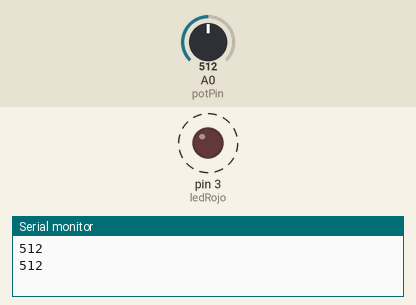
Simulated run of this sketch. Board: Arduino Uno, built with avr-gcc and run on an emulated ATmega328P. Shown: output pins drawn as LEDs (lit = HIGH), the last lines printed to the serial monitor. Dashed ring = blinking. The inputs (shaded band) are chosen by the test bench; at power-on: A0 (potPin) = 512.

Above: at 1.8 s.
1.9 s: A0 (potPin) set to 306
At 2.2 s:
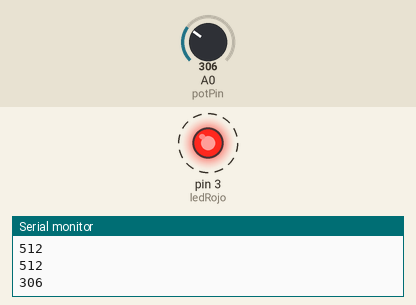
5.4 s: A0 (potPin) set to 122
At 5.56 s:
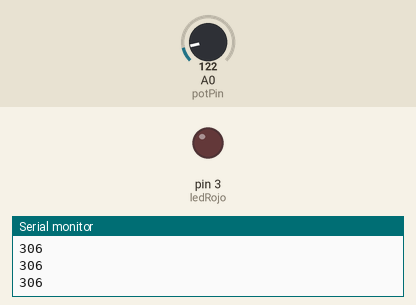
Timing chart, 0 to 14.9 s (numbered marks = the images above; inputs shaded):
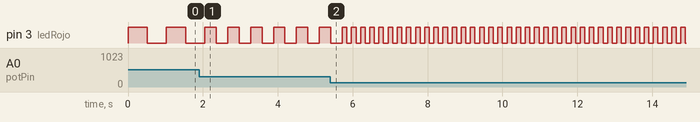

Measured:
- after the input at 1.9 s, pin 3 (ledRojo): alternates HIGH for 0.31 s and LOW for 0.31 s, starting after 0.46 s
- by itself, pin 3 (ledRojo): alternates HIGH for 0.51 s and LOW for 0.51 s

The sketch:

Variable_Blink.ino.ino
```cpp
int ledRojo = 3;
int potPin = A0;
int potValue = 0;

void setup()
{

  pinMode(ledRojo, OUTPUT);
  Serial.begin(9600);

}

void loop()
{

  potValue = analogRead(potPin);
  Serial.println(potValue);
  digitalWrite(ledRojo, HIGH);
  delay (potValue);
  digitalWrite(ledRojo, LOW);
  delay (potValue);

}
```
